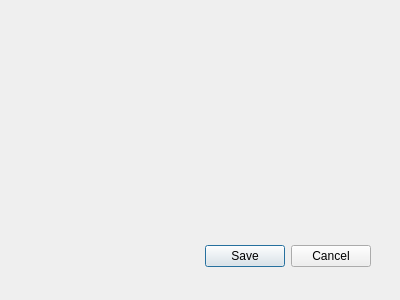
<?xml version="1.0" encoding="UTF-8"?>
<ui version="4.0">
 <class>configDialog</class>
 <widget class="QDialog" name="configDialog">
  <property name="geometry">
   <rect>
    <x>0</x>
    <y>0</y>
    <width>400</width>
    <height>300</height>
   </rect>
  </property>
  <property name="windowTitle">
   <string>Dialog</string>
  </property>
  <widget class="QDialogButtonBox" name="buttonBox">
   <property name="geometry">
    <rect>
     <x>30</x>
     <y>240</y>
     <width>341</width>
     <height>32</height>
    </rect>
   </property>
   <property name="orientation">
    <enum>Qt::Horizontal</enum>
   </property>
   <property name="standardButtons">
    <set>QDialogButtonBox::Cancel|QDialogButtonBox::Save</set>
   </property>
  </widget>
 </widget>
 <resources/>
 <connections>
  <connection>
   <sender>buttonBox</sender>
   <signal>accepted()</signal>
   <receiver>configDialog</receiver>
   <slot>accept()</slot>
   <hints>
    <hint type="sourcelabel">
     <x>248</x>
     <y>254</y>
    </hint>
    <hint type="destinationlabel">
     <x>157</x>
     <y>274</y>
    </hint>
   </hints>
  </connection>
  <connection>
   <sender>buttonBox</sender>
   <signal>rejected()</signal>
   <receiver>configDialog</receiver>
   <slot>reject()</slot>
   <hints>
    <hint type="sourcelabel">
     <x>316</x>
     <y>260</y>
    </hint>
    <hint type="destinationlabel">
     <x>286</x>
     <y>274</y>
    </hint>
   </hints>
  </connection>
 </connections>
</ui>
